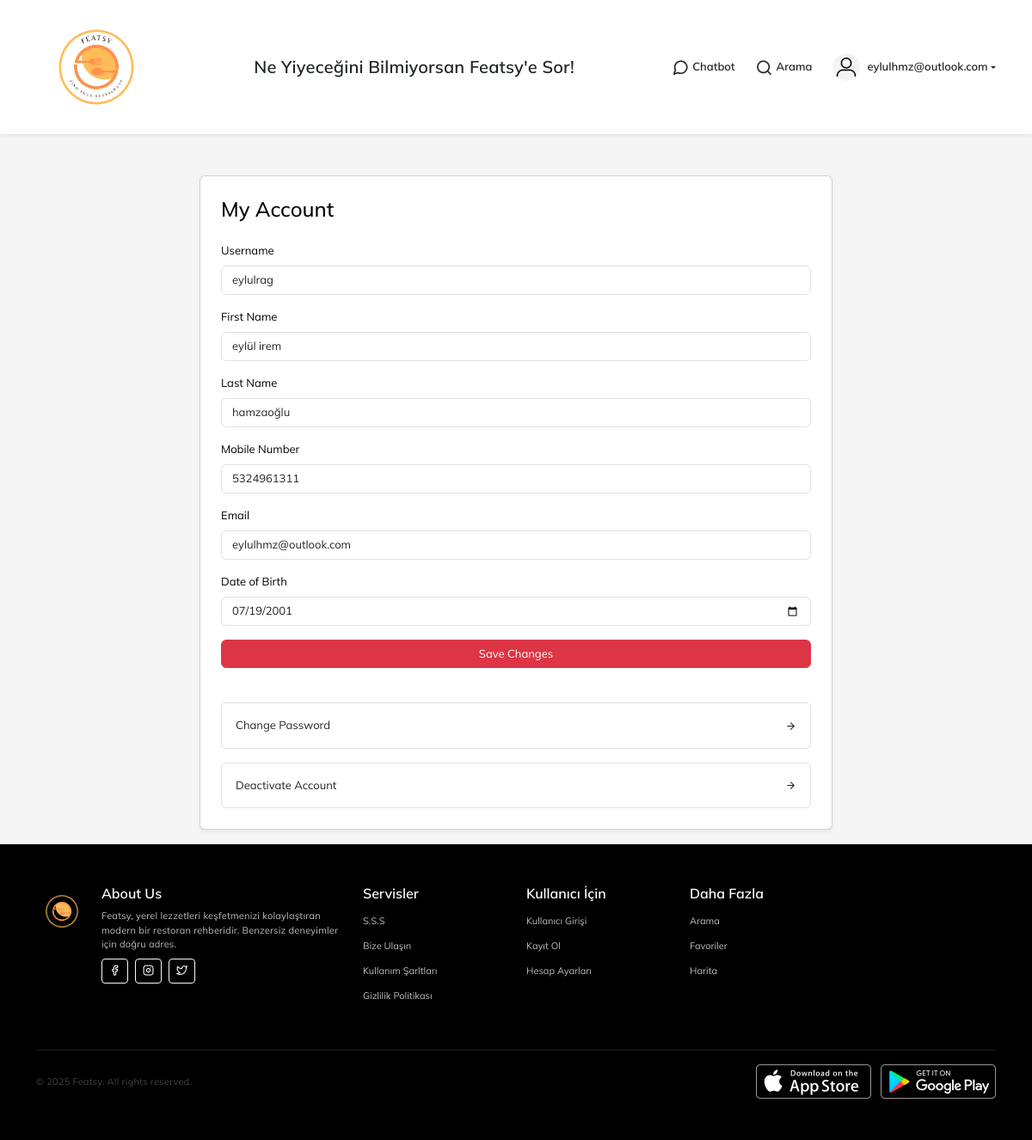
Screenshot of /profile.php (signed in) with the database file from the repository.
### tables this page shows
CREATE TABLE `users` (
  `id` int(11) NOT NULL,
  `username` varchar(100) NOT NULL,
  `name` varchar(100) DEFAULT NULL,
  `surname` varchar(100) DEFAULT NULL,
  `mail` varchar(150) NOT NULL,
  `phone` varchar(20) DEFAULT NULL,
  `password` varchar(255) NOT NULL,
  `birth_date` date DEFAULT NULL,
  `profile_picture` varchar(255) DEFAULT NULL,
  `created_at` datetime DEFAULT current_timestamp(),
  `updated_at` datetime DEFAULT current_timestamp() ON UPDATE current_timestamp()
);

### db/functions.php (called while the page is built, shortened)
<?php
include 'db/config_db.php';
function get_user_profile($user_id) {
    global $conn;
    $stmt = $conn->prepare("SELECT username, name, surname, phone, mail, birth_date FROM users WHERE id = ?");
    $stmt->bind_param("i", $user_id);
    $stmt->execute();
    $result = $stmt->get_result();
    return $result->fetch_assoc();
}

### profile.php (the view, shortened to what this page needs)
<?php
include 'db/functions.php';
$user_id = $_SESSION['user_id'];
$profile = get_user_profile($user_id);
?>
<!DOCTYPE html>
<html lang="en">
<header class="section-header">
        <section class="header-main shadow-sm bg-white">
  <div class="container">
    <div class="row align-items-center justify-content-between py-2">
      <div class="col-auto">
  <a href="home.php" class="brand-wrap mb-0">
    <img alt="logo" src="img/logo.png" style="height: 140px; width: auto;">
  </a>
</div>
        <div class="col-md-6 text-center">
          <p class="mb-0 fw-bold text-dark fs-5">Ne Yiyeceğini Bilmiyorsan Featsy'e Sor!</p>
        </div>
      <div class="col-auto d-flex align-items-center gap-4">
          <a href="chatbot.php" class="d-flex align-items-center text-dark text-decoration-none">
            <i class="feather-message-circle h5 mb-0 me-1"></i>
            <span class="fw-semibold">Chatbot</span>
          </a>
        <a href="search.php" class="d-flex align-items-center text-dark text-decoration-none">
          <i class="feather-search h5 mb-0 me-1"></i>
          <span class="fw-semibold">Arama</span>
        </a>
        <div class="dropdown">
          <a href="#" class="dropdown-toggle d-flex align-items-center text-dark text-decoration-none"
             id="dropdownMenuButton" data-bs-toggle="dropdown" aria-haspopup="true" aria-expanded="false">
            <img src="img/homelogo/guestlogo.png" alt="User" class="rounded-circle me-2"
                 style="width: 32px; height: 32px;">
            <span class="fw-semibold"><?php echo $_SESSION['user_email'] ?? 'Guest'; ?></span>
          </a>
        </div>
      </div>
    </div>
  </div>
</section>
    </header>
<head>
  <link href="vendor/bootstrap/css/bootstrap.min.css" rel="stylesheet">
  <link href="vendor/icons/feather.css" rel="stylesheet">
  <link href="css/style.css" rel="stylesheet">
</head>
<body class="fixed-bottom-bar">
  <div class="container mt-5">
    <div class="row justify-content-center">
      <div class="col-md-8 mb-3">
        <div class="card shadow-sm p-4">
          <h4 class="mb-4">My Account</h4>
  <form method="POST" action="update_profile.php">
  <div class="mb-3">
    <label for="username" class="form-label">Username</label>
    <input type="text" name="username" id="username" class="form-control"
      value="<?php echo htmlspecialchars($profile['username'] ?? ''); ?>" required>
  </div>
  <div class="mb-3">
    <label for="first_name" class="form-label">First Name</label>
    <input type="text" name="first_name" id="first_name" class="form-control"
      value="<?php echo htmlspecialchars($profile['name'] ?? ''); ?>">
  </div>
  <div class="mb-3">
    <label for="last_name" class="form-label">Last Name</label>
    <input type="text" name="last_name" id="last_name" class="form-control"
      value="<?php echo htmlspecialchars($profile['surname'] ?? ''); ?>">
  </div>
  <div class="mb-3">
    <label for="phone" class="form-label">Mobile Number</label>
    <input type="text" name="phone" id="phone" class="form-control"
      value="<?php echo htmlspecialchars($profile['phone'] ?? ''); ?>">
  </div>
  <div class="mb-3">
    <label for="mail" class="form-label">Email</label>
    <input type="email" name="mail" id="mail" class="form-control"
      value="<?php echo htmlspecialchars($profile['mail'] ?? ''); ?>" readonly>
  </div>
  <div class="mb-3">
    <label for="birth_date" class="form-label">Date of Birth</label>
    <input type="date" name="birth_date" id="birth_date" class="form-control"
      value="<?php echo htmlspecialchars($profile['birth_date'] ?? ''); ?>">
  </div>
  <button type="submit" class="btn btn-danger w-100">Save Changes</button>
</form>
          <div class="additional mt-4">
            <div class="change_password my-3">
              <a href="forgot_password.php"
                class="p-3 border rounded bg-white btn d-flex align-items-center">Change Password
                <i class="feather-arrow-right ms-auto"></i></a>
            </div>
            <div class="deactivate_account">
              <a href="forgot_password.php"
                class="p-3 border rounded bg-white btn d-flex align-items-center">Deactivate Account
                <i class="feather-arrow-right ms-auto"></i></a>
            </div>
          </div>
        </div>
      </div>
    </div>
  </div>
                <footer class="section-footer border-top bg-dark text-white">
  <div class="container py-5">
    <div class="row gy-4">
      <div class="col-lg-4 col-md-6">
        <div class="d-flex">
          <img src="img/logo.png" alt="Featsy Logo" style="height: 60px;" class="me-3">
          <div>
            <h6 class="fw-bold text-white">About Us</h6>
            <p class="text-muted mb-2 small">Featsy, yerel lezzetleri keşfetmenizi kolaylaştıran modern bir restoran rehberidir. Benzersiz deneyimler için doğru adres.</p>
            <div class="d-flex gap-2">
              <a class="btn btn-sm btn-outline-light" href="#"><i class="feather-facebook"></i></a>
              <a class="btn btn-sm btn-outline-light" href="#"><i class="feather-instagram"></i></a>
              <a class="btn btn-sm btn-outline-light" href="#"><i class="feather-twitter"></i></a>
            </div>
          </div>
        </div>
      </div>
    <div class="col-lg-2 col-md-3 col-sm-6">
        <h6 class="fw-bold">Servisler</h6>
        <ul class="list-unstyled small">
          <li><a href="faq.php" class="text-muted">S.S.S</a></li>
          <li><a href="contact-us.php" class="text-muted">Bize Ulaşın</a></li>
          <li><a href="terms.php" class="text-muted">Kullanım Şarltları</a></li>
          <li><a href="privacy.php" class="text-muted">Gizlilik Politikası</a></li>
        </ul>
      </div>
      <div class="col-lg-2 col-md-3 col-sm-6">
        <h6 class="fw-bold">Kullanıcı İçin</h6>
        <ul class="list-unstyled small">
          <li><a href="index.php" class="text-muted">Kullanıcı Girişi</a></li>
          <li><a href="signup.php" class="text-muted">Kayıt Ol</a></li>
          <li><a href="profile.php" class="text-muted">Hesap Ayarları</a></li>
        </ul>
      </div>
      <div class="col-lg-2 col-md-3 col-sm-6">
        <h6 class="fw-bold">Daha Fazla</h6>
        <ul class="list-unstyled small">
          <li><a href="search.php" class="text-muted">Arama</a></li>
          <li><a href="favorites.php" class="text-muted">Favoriler</a></li>
          <li><a href="map.php" class="text-muted">Harita</a></li>
        </ul>
      </div>
    </div>
    <hr class="border-secondary mt-5">
    <div class="d-flex justify-content-between align-items-center flex-column flex-md-row text-muted small">
      <p class="mb-2 mb-md-0">© 2025 Featsy. All rights reserved.</p>
      <div>
        <a href="#"><img src="img/appstore.png" height="40" class="me-2" alt="App Store"></a>
        <a href="#"><img src="img/playmarket.png" height="40" alt="Google Play"></a>
      </div>
    </div>
  </div>
</footer>
</body>
</html>

### css/style.css (style rules this page uses)
body { font-family: 'Mulish', sans-serif; font-size: 13px; color: #000000; background: #f5f5f5; }
.fw-bold { font-weight: 600 !important; }
.small, small { font-size: 11px !important; }
div, a { outline: none !important; }
.form-control, .btn, .input-group-sm>.custom-select, .input-group-sm>.form-control, .input-group-sm>.input-group-text>.btn, .input-group-sm>.input-group-text>.input-group-text, .input-group-sm>.input-group-prepend>.btn, .input-group-sm>.input-group-prepend>.input-group-text { font-size: 13px; }
.form-control { box-shadow: none !important; }
.header-main .container { position: relative; }
.brand-wrap img { height: 40px; }
a { color: #e23744; text-decoration: none !important; }
p { color: #424242; letter-spacing: 0.2px; }
.feather-arrow-right { -webkit-animation: bounceRight 2s infinite; animation: bounceRight 2s infinite; }
footer .text-muted { color: #bdbdbd !important; }
.section-footer { background: #000 !important; }
.section-footer ul li { line-height: 29px; }
.section-footer ul { margin: 0px; }

### rows the page displays
users: username "eylulrag", first_name "eylül irem", last_name "hamzaoğlu", phone "5324961311", mail "eylulhmz@outlook.com", birth_date "07/19/2001"

### other values shown
$_SESSION['user_email'] "eylulhmz@outlook.com"
